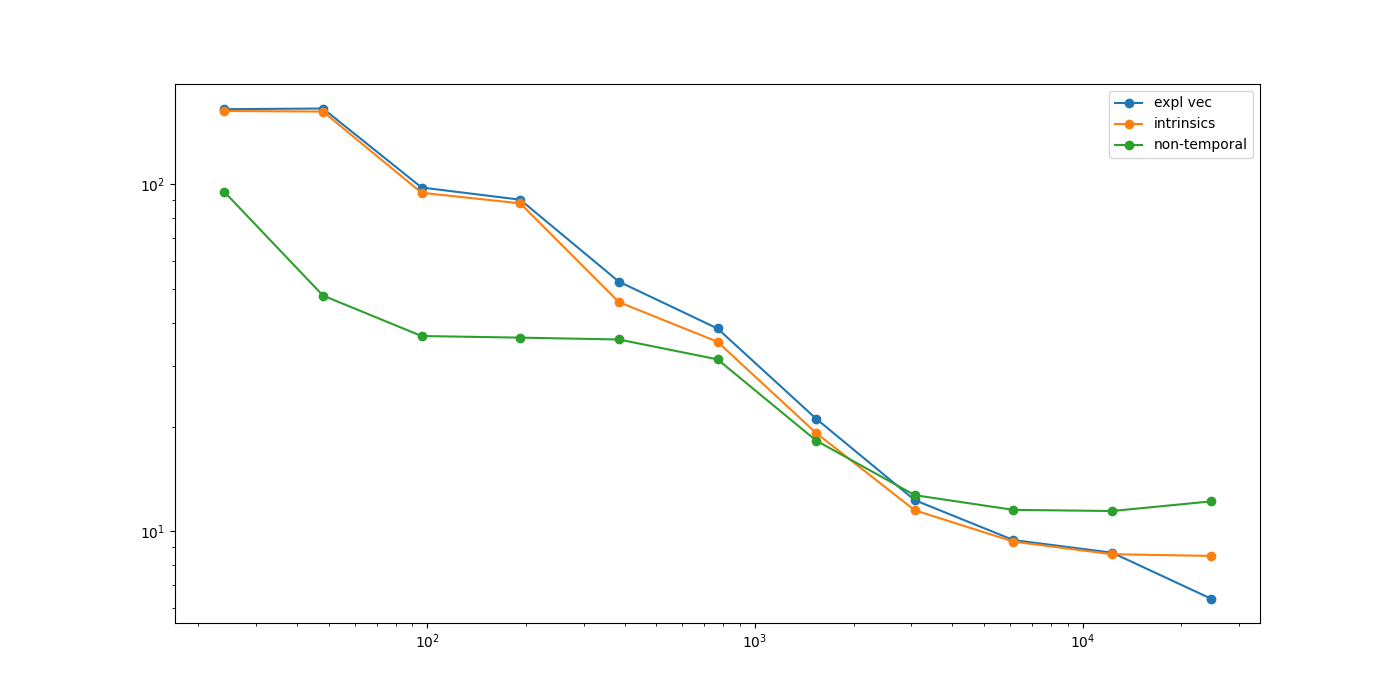

This figure's Python source:
import matplotlib.pyplot as plt

plt.figure(figsize = (14, 7))
x = []

f = open("./result_avx.txt")
lines = f.readlines()
y_list = []
for line in lines:
    list = []
    list = eval(line)
    x.append(list[0])
    list = list[1:]
    y_list.append(list)
f.close()

legend = ["expl vec", "intrinsics", "non-temporal"]
for i in range(3):
    y = []
    for line in y_list:
        y.append(line[i])
    plt.plot(x, y, marker = 'o')
    plt.xscale('log')
    plt.yscale('log')

plt.legend(legend, loc = 'upper right',)
plt.savefig('./transpose_avx_plot.png')